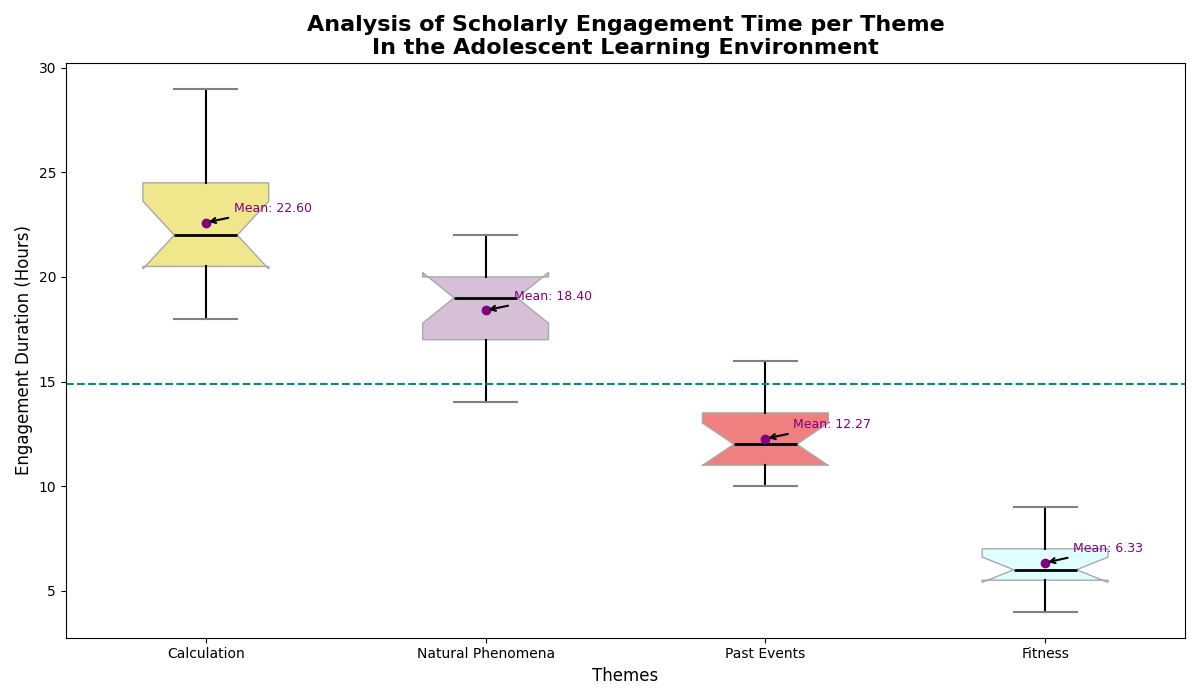

This chart was generated by the following Python code:
import matplotlib.pyplot as plt
import numpy as np

math_hours = [20, 22, 19, 21, 23, 24, 22, 21, 25, 26, 28, 29, 18, 20, 21]
science_hours = [18, 17, 16, 19, 20, 22, 21, 19, 18, 17, 15, 14, 19, 20, 21]
history_hours = [10, 12, 11, 13, 14, 15, 13, 14, 16, 11, 10, 12, 10, 11, 12]
pe_hours = [5, 6, 7, 6, 8, 9, 7, 6, 5, 4, 5, 6, 6, 7, 8]

study_data = [math_hours, science_hours, history_hours, pe_hours]

subjects = ['Calculation', 'Natural Phenomena', 'Past Events', 'Fitness']

plt.figure(figsize=(12, 7))
bp = plt.boxplot(study_data, vert=True, patch_artist=True, notch=True,
                 boxprops=dict(color='darkgray'),
                 medianprops=dict(color='black', linewidth=2),
                 whiskerprops=dict(color='black', linewidth=1.5),
                 capprops=dict(color='gray', linewidth=1.5),
                 flierprops=dict(marker='o', color='darkorange', markersize=8, linestyle='none', markeredgecolor='darkorange'))

# New color palette for box faces
colors = ['khaki', 'thistle', 'lightcoral', 'lightcyan']
for patch, color in zip(bp['boxes'], colors):
    patch.set_facecolor(color)

plt.title('Analysis of Scholarly Engagement Time per Theme\nIn the Adolescent Learning Environment', fontsize=16, fontweight='bold')
plt.ylabel('Engagement Duration (Hours)', fontsize=12)
plt.xlabel('Themes', fontsize=12)

plt.xticks(range(1, len(subjects) + 1), subjects)

means = [np.mean(data_set) for data_set in study_data]
for idx, mean in enumerate(means, start=1):
    plt.scatter(idx, mean, color='purple', zorder=3)
    plt.annotate(f'Mean: {mean:.2f}', xy=(idx, mean), xytext=(idx + 0.1, mean + 0.5),
                 fontsize=9, color='purple', arrowprops=dict(facecolor='purple', arrowstyle='->', lw=1.5))

average_study_time = np.mean([item for sublist in study_data for item in sublist])
plt.axhline(average_study_time, color='darkcyan', linestyle='--', linewidth=1.5)

plt.tight_layout()

plt.show()
